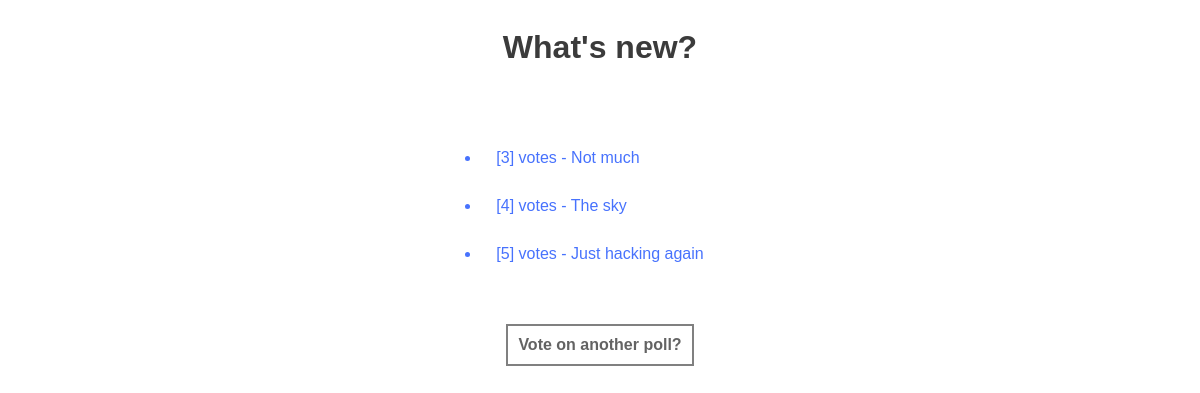
Page /polls/1/results/ on the committed database.
### polls/models.py (models this page shows, shortened)
class Question(models.Model):
    question_text = models.CharField(max_length=200)
    pub_date = models.DateTimeField('date published')
    def was_published_recently(self):
        now = timezone.now()
        return now - datetime.timedelta(days=1) <= self.pub_date <= now
    was_published_recently.admin_order_field = 'pub_date'
    was_published_recently.boolean = True
    was_published_recently.short_description = 'Published recently?'

class Choice(models.Model):
    question = models.ForeignKey(Question, on_delete=models.CASCADE)
    choice_text = models.CharField(max_length=200)
    votes = models.IntegerField(default=0)

### polls/views.py (the view)
# urls.py: path('<int:question_id>/results/', views.results, name='results'),
def results(request, question_id):
    question = get_object_or_404(Question, pk=question_id)
    return render(request, 'polls/results.html', {'question': question})

### polls/templates/polls/results.html
{% load static %}
<link rel="stylesheet" type="text/css" href="{% static 'polls/style.css' %}">
<div class="mainbox">
    <h1>{{ question.question_text }}</h1>
    <ul>
    {% for choice in question.choice_set.all %}
        <li>[{{ choice.votes }}] vote{{ choice.votes|pluralize }}  -  {{ choice.choice_text }}</li>
    {% endfor %}
    </ul>
    <a href="{% url 'polls:index' %}">Vote on another poll?</a>
</div>

### polls/static/polls/style.css (style rules this page uses)
* { font-family: Arial, Helvetica, sans-serif !important; }
li { color: rgb(71, 114, 253); padding: 15px; font-family: Arial, Helvetica, sans-serif; }
ul { padding: 30px; }
h1 { color: rgb(59, 59, 59); font-family: Arial, Helvetica, sans-serif; }
a { color: rgb(99, 99, 99); text-decoration: none; font-family: Arial, Helvetica, sans-serif; font-weight: bold; border: 2px solid gray; padding: 10 10 10 10; }
.mainbox { display: flex; flex-direction: column; align-items: center; justify-content: center; padding: auto; margin: auto; }

### rows in the picture
Question: question_text "What's new?"
Choice: votes "3", choice_text "Not much"
Choice: votes "4", choice_text "The sky"
Choice: votes "5", choice_text "Just hacking again"
